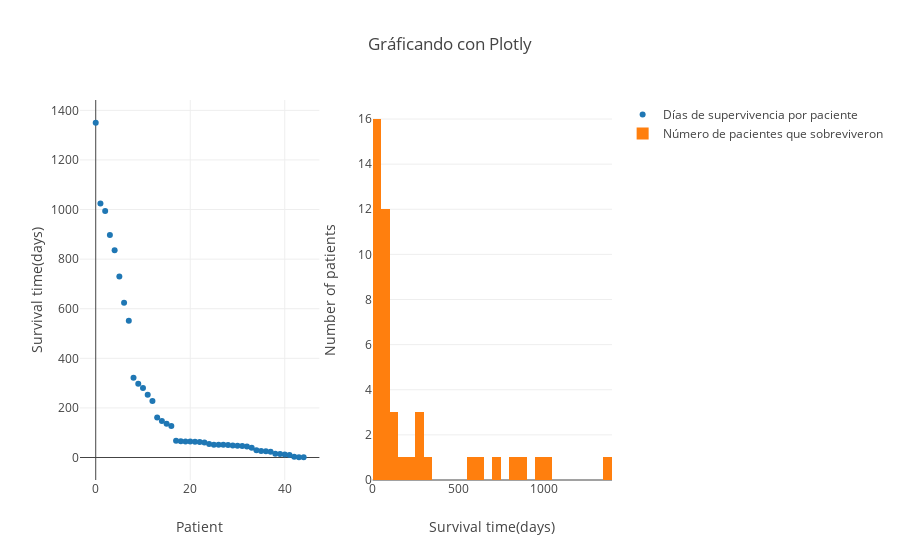

Notebook cell for this chart:
### Code cell
#COMBINANDO LAS DOS GRÁFICAS
#data= [data1, data2]
data1 = go.Scatter(y= sorted(survival)[::-1], mode= 'markers', name= 'Días de supervivencia por paciente')
data2 = go.Histogram(x=survival, nbinsx= 30, name='Número de pacientes que sobreviveron')
fig = tools.make_subplots(rows=1, cols=2)
fig.append_trace(data1,1,1)
fig.append_trace(data2,1,2)
fig['layout'].update(title='Gráficando con Plotly')
fig['layout']['xaxis1'].update(title='Patient')
fig['layout']['xaxis2'].update(title='Survival time(days)')
fig['layout']['yaxis1'].update(title='Survival time(days)')
fig['layout']['yaxis2'].update(title='Number of patients')
#layout = go.Layout(title='Número de pacientes que sobreviveron', xaxis=dict(title='Survival time(days)'),yaxis=dict(title='Number of patients'))
#layout = go.Layout(barmode='stack')
#fig = go.Figure(data=data2,layout=layout)
iplot(fig, filename = 'Hist')

### Figure 1 — Plotly figure (JSON) as saved in the notebook; plotly's stock layout.template omitted (floating-point values rounded to 4 significant figures)
{"data": [{"mode": "markers", "name": "Días de supervivencia por paciente", "type": "scatter", "uid": "c858c2ff-3c9e-4714-b544-4a7609acb8fb", "xaxis": "x", "y": [1350, 1024, 994, 897, 836, 730, 624, 551, 322, 297, 280, 253, 228, 161, 147, 136, 127, 68, 66, 65, 65, 64, 63, 60, 54, 51, 51, 51, 50, 48, 47, 46, 44, 39, 29, 26, 25, 23, 15, 14, 12, 10, 3, 1, 1], "yaxis": "y"}, {"name": "Número de pacientes que sobreviveron", "nbinsx": 30, "type": "histogram", "uid": "0801375a-503a-4877-8c14-05b6d8953dfd", "x": [15, 3, 624, 46, 127, 64, 1350, 280, 23, 10, 1024, 39, 730, 136, 1, 836, 60, 54, 47, 1, 51, 44, 994, 51, 897, 253, 147, 51, 322, 65, 551, 66, 228, 65, 25, 63, 12, 29, 48, 297, 50, 68, 26, 161, 14], "xaxis": "x2", "yaxis": "y2"}], "layout": {"title": {"text": "Gráficando con Plotly"}, "xaxis": {"anchor": "y", "domain": [0, 0.45], "title": {"text": "Patient"}}, "xaxis2": {"anchor": "y2", "domain": [0.55, 1], "title": {"text": "Survival time(days)"}}, "yaxis": {"anchor": "x", "domain": [0, 1], "title": {"text": "Survival time(days)"}}, "yaxis2": {"anchor": "x2", "domain": [0, 1], "title": {"text": "Number of patients"}}}}
